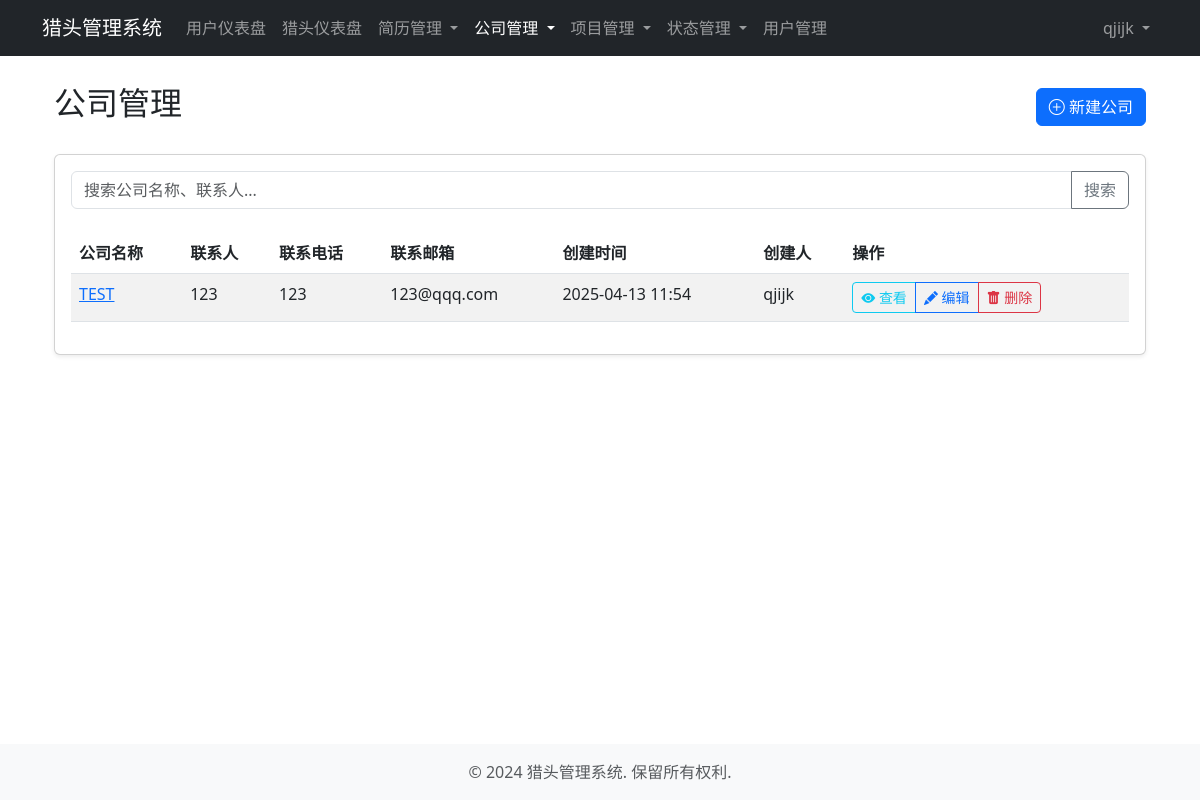
The page /headhunting/companies/ (signed in) on the database its author committed.
### accounts/models.py (models this page shows, shortened)
class User(AbstractUser):
    SYSTEM_ADMIN = 'system_admin'  # 系统管理员
    ADMIN = 'admin'  # 普通管理员
    NORMAL_USER = 'normal_user'  # 普通用户
    USER_TYPE_CHOICES = [
        (SYSTEM_ADMIN, '系统管理员'),
        (ADMIN, '普通管理员'),
        (NORMAL_USER, '普通用户'),
    ]
    email = models.EmailField(unique=True, verbose_name='邮箱')
    username = models.CharField(max_length=50, unique=True, verbose_name='用户名')
    user_type = models.CharField(
        max_length=20,
        choices=USER_TYPE_CHOICES,
        default=NORMAL_USER,
        verbose_name='用户类型'
    )
    phone = models.CharField(max_length=15, blank=True, null=True, verbose_name='电话')
    is_active = models.BooleanField(default=True, verbose_name='是否激活')
    date_joined = models.DateTimeField(auto_now_add=True, verbose_name='注册时间')
    objects = UserManager()
    USERNAME_FIELD = 'email'
    REQUIRED_FIELDS = ['username']
    class Meta:
        verbose_name = '用户'
        verbose_name_plural = verbose_name
        ordering = ['-date_joined']
    def __str__(self):
        return self.username
    @property
    def is_system_admin(self):
        return self.user_type == self.SYSTEM_ADMIN

### headhunting/models.py (models this page shows, shortened)
class Company(models.Model):
    name = models.CharField(max_length=100, verbose_name='公司名称')
    address = models.CharField(max_length=200, blank=True, null=True, verbose_name='地址')
    contact_person = models.CharField(max_length=50, blank=True, null=True, verbose_name='联系人')
    contact_phone = models.CharField(max_length=20, blank=True, null=True, verbose_name='联系电话')
    contact_email = models.EmailField(blank=True, null=True, verbose_name='联系邮箱')
    description = models.TextField(blank=True, null=True, verbose_name='公司描述')
    created_at = models.DateTimeField(auto_now_add=True, verbose_name='创建时间')
    updated_at = models.DateTimeField(auto_now=True, verbose_name='更新时间')
    created_by = models.ForeignKey(User, on_delete=models.SET_NULL, null=True, related_name='created_companies', verbose_name='创建人')
    class Meta:
        verbose_name = '公司'
        verbose_name_plural = verbose_name
        ordering = ['-created_at']

### headhunting/views.py (the view)
# urls.py: path('companies/', views.company_list, name='company_list'),
@login_required
def company_list(request):
    companies = Company.objects.all()
    query = request.GET.get('q')
    if query:
        companies = companies.filter(
            Q(name__icontains=query) |
            Q(contact_person__icontains=query) |
            Q(address__icontains=query)
        )
    return render(request, 'headhunting/company_list.html', {'companies': companies})

### templates/headhunting/company_list.html (shortened to what this page needs)
{% extends 'base/base.html' %}
{% block content %}
<div class="container">
    <div class="d-flex justify-content-between align-items-center mb-4">
        <h2>公司管理</h2>
        <a href="{% url 'company_create' %}" class="btn btn-primary">
            <i class="bi bi-plus-circle"></i> 新建公司
        </a>
    </div>
    <div class="card shadow-sm">
        <div class="card-body">
            <form method="get" class="mb-4">
                <div class="input-group">
                    <input type="text" name="q" class="form-control" placeholder="搜索公司名称、联系人..." value="{{ request.GET.q|default:'' }}">
                    <button class="btn btn-outline-secondary" type="submit">搜索</button>
                </div>
            </form>
            {% if companies %}
            <div class="table-responsive">
                <table class="table table-striped table-hover">
                    <thead>
                        <tr>
                            <th>公司名称</th>
                            <th>联系人</th>
                            <th>联系电话</th>
                            <th>联系邮箱</th>
                            <th>创建时间</th>
                            <th>创建人</th>
                            <th>操作</th>
                        </tr>
                    </thead>
                    <tbody>
                        {% for company in companies %}
                        <tr>
                            <td>
                                <a href="{% url 'company_detail' company.id %}">{{ company.name }}</a>
                            </td>
                            <td>{{ company.contact_person|default:"-" }}</td>
                            <td>{{ company.contact_phone|default:"-" }}</td>
                            <td>{{ company.contact_email|default:"-" }}</td>
                            <td>{{ company.created_at|date:"Y-m-d H:i" }}</td>
                            <td>{{ company.created_by }}</td>
                            <td>
                                <div class="btn-group btn-group-sm">
                                    <a href="{% url 'company_detail' company.id %}" class="btn btn-outline-info">
                                        <i class="bi bi-eye-fill"></i> 查看
                                    </a>
                                    <a href="{% url 'company_update' company.id %}" class="btn btn-outline-primary">
                                        <i class="bi bi-pencil-fill"></i> 编辑
                                    </a>
                                    <a href="{% url 'company_delete' company.id %}" class="btn btn-outline-danger">
                                        <i class="bi bi-trash-fill"></i> 删除
                                    </a>
                                </div>
                            </td>
                        </tr>
                        {% endfor %}
                    </tbody>
                </table>
            </div>
            {% else %}
            <div class="alert alert-info">
                <i class="bi bi-info-circle"></i> 暂无公司数据，请点击"新建公司"按钮创建。
            </div>
            {% endif %}
        </div>
    </div>
</div>
{% endblock %}
{% block extra_css %}
<link rel="stylesheet" href="https://cdn.jsdelivr.net/npm/bootstrap-icons@1.10.0/font/bootstrap-icons.css">
{% endblock %}

### templates/base/navbar.html (shortened to what this page needs)
<nav class="navbar navbar-expand-lg navbar-dark bg-dark fixed-top">
    <div class="container">
        <a class="navbar-brand" href="{% url 'dashboard' %}">猎头管理系统</a>
        <div class="collapse navbar-collapse" id="navbarNav">
            {% if user.is_authenticated %}
            <ul class="navbar-nav me-auto">
                <li class="nav-item">
                    <a class="nav-link {% if request.path == '/accounts/dashboard/' %}active{% endif %}" href="{% url 'dashboard' %}">用户仪表盘</a>
                </li>
                <li class="nav-item">
                    <a class="nav-link {% if request.path == '/headhunting/dashboard/' %}active{% endif %}" href="{% url 'hr_dashboard' %}">猎头仪表盘</a>
                </li>
                <li class="nav-item dropdown">
                    <a class="nav-link dropdown-toggle {% if '/headhunting/resumes/' in request.path %}active{% endif %}" href="#" role="button" data-bs-toggle="dropdown" aria-expanded="false">
                        简历管理
                    </a>
                </li>
                {% if user.is_system_admin or user.is_admin %}
                <li class="nav-item dropdown">
                    <a class="nav-link dropdown-toggle {% if '/headhunting/companies/' in request.path %}active{% endif %}" href="#" role="button" data-bs-toggle="dropdown" aria-expanded="false">
                        公司管理
                    </a>
                </li>
                <li class="nav-item dropdown">
                    <a class="nav-link dropdown-toggle {% if '/headhunting/projects/' in request.path %}active{% endif %}" href="#" role="button" data-bs-toggle="dropdown" aria-expanded="false">
                        项目管理
                    </a>
                </li>
                <li class="nav-item dropdown">
                    <a class="nav-link dropdown-toggle {% if 'status' in request.path %}active{% endif %}" href="#" role="button" data-bs-toggle="dropdown" aria-expanded="false">
                        状态管理
                    </a>
                </li>
                {% endif %}
                {% if user.is_system_admin %}
                <li class="nav-item">
                    <a class="nav-link {% if '/accounts/users/' in request.path %}active{% endif %}" href="{% url 'user_list' %}">用户管理</a>
                </li>
                {% endif %}
            </ul>
            <ul class="navbar-nav ms-auto">
                <li class="nav-item dropdown">
                    <a class="nav-link dropdown-toggle" href="#" id="navbarDropdown" role="button" data-bs-toggle="dropdown" aria-expanded="false">
                        {{ user.username }}
                    </a>
                </li>
            </ul>
            {% endif %}
        </div>
    </div>
</nav>

### templates/base/base.html (style rules this page uses)
body { padding-top: 60px; min-height: 100vh; display: flex; flex-direction: column; }

### rows shown on the page
User: username "qjijk"
Company: name "TEST", contact_person "123", contact_phone "123", contact_email "123@qqq.com", created_at "2025-04-13 11:54", created_by "qjijk"
